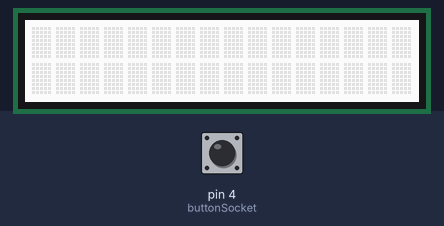
The sketch below on a simulated Arduino Uno, built with avr-gcc and run on an emulated ATmega328P. On the bench: 16×2 character LCD. The inputs (shaded band) are chosen by the test bench; at power-on: pin 4 (buttonSocket) LOW. Random numbers use the default seed unless the sketch sets one.

Above: at 1.2 s.
1.3 s: pin 4 (buttonSocket) pulled HIGH for 0.15 s
At 1.9 s:
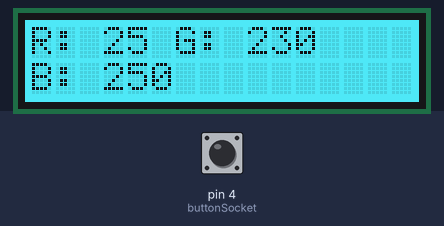
2.9 s: pin 4 (buttonSocket) pulled HIGH for 1 s
At 4.2 s:
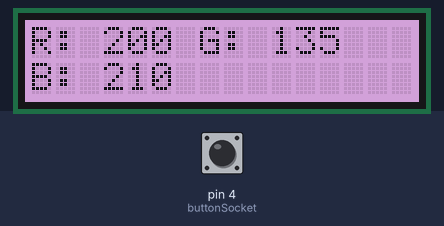
5.4 s: pin 4 (buttonSocket) pulled HIGH for 0.15 s
At 6.0 s:
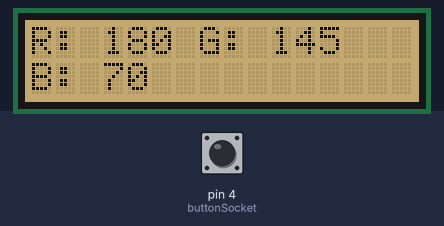
7.0 s: pin 4 (buttonSocket) pulled HIGH for 3.2 s
At 8.4 s:
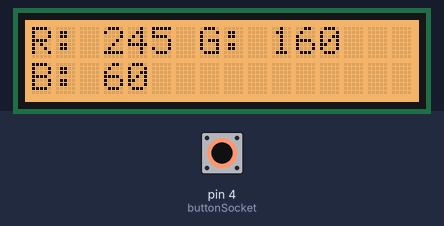
11.7 s: pin 4 (buttonSocket) pulled HIGH for 0.15 s
At 12.1 s:
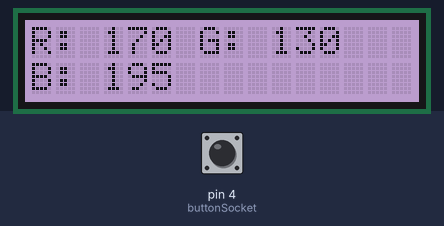
13.3 s: pin 4 (buttonSocket) pulled HIGH for 1 s
At 14.5 s:
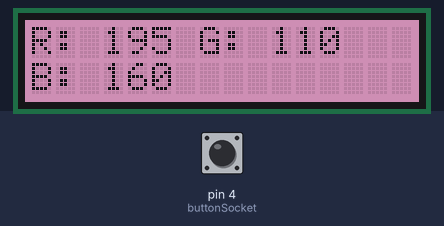
Timing chart, 0 to 16.3 s (numbered marks = the images above; inputs shaded):
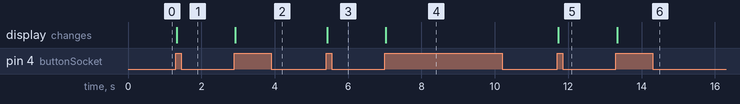

Measured:
- after the input at 1.3 s, the display: changes at once (image 1)
- after the input at 2.9 s, the display: changes at once (image 2)
- after the input at 5.4 s, the display: changes at once (image 3)
- after the input at 7.0 s, the display: changes at once (image 4)
- after the input at 11.7 s, the display: changes at once (image 5)
- after the input at 13.3 s, the display: changes at once (image 6)

The sketch:

L_07_C_04.ino
```cpp
#include <Wire.h>
#include "rgb_lcd.h"
const int buttonSocket = 4;

rgb_lcd lcd;
int colorR = 255;
int colorG = 255;
int colorB = 255;

void setup() {
  // put your setup code here, to run once:
  pinMode(buttonSocket, INPUT);
  lcd.begin(16, 2);
  lcd.setRGB(colorR, colorG, colorB);
  randomSeed(analogRead(0));
}

void loop() {
  // put your main code here, to run repeatedly:
  while(not digitalRead(buttonSocket)){
    delay(15);
  }
  colorR = random(0, 51)*5;
  colorG = random(0, 51)*5;
  colorB = random(0, 51)*5;
  lcd.setRGB(colorR, colorG, colorB);
  lcd.clear();
  lcd.setCursor(0, 0);
  lcd.print("R: " + String(colorR) + " G: " + String(colorG));
  lcd.setCursor(0, 1);
  lcd.print("B: " + String(colorB));
  while(digitalRead(buttonSocket)){
    delay(15);
  }
}
```
